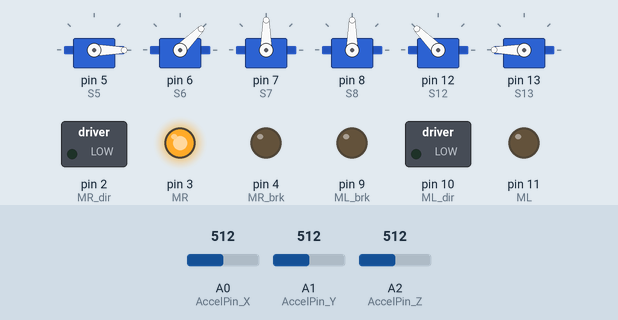
Bench run of a sketch on a simulated Arduino Uno, built with avr-gcc and run on an emulated ATmega328P. Parts: 6 × servo, switched loads named in the sketch (green lamp = pin HIGH), output pins drawn as LEDs (lit = HIGH). The test bench sets the inputs (shaded band); at power-on: A0 (AccelPin_X) = 512, A1 (AccelPin_Y) = 512, A2 (AccelPin_Z) = 512.

Above: at 0.05 s.
At 0.2 s:
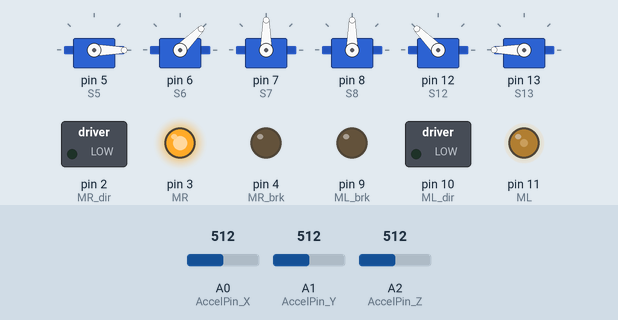
At 0.3 s:
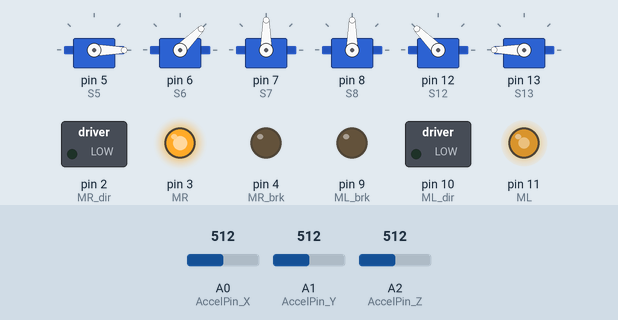
At 0.4 s:
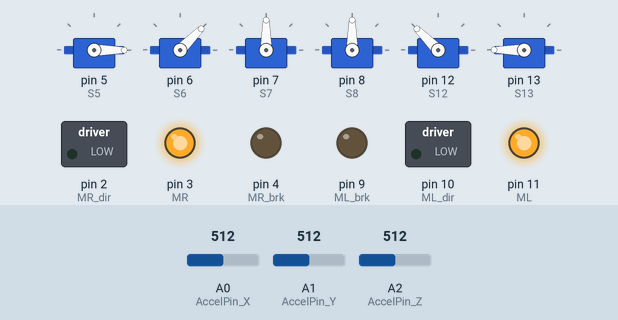
Timing chart, 0 to 3.0 s (numbered marks = the images above):
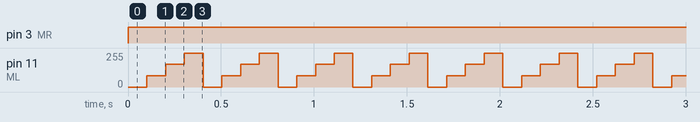

Measured:
- by itself, pin 3 (MR): LOW → HIGH at 0.00 s
- by itself, pin 11 (ML): repeats every 0.40 s: 170/255 0.10 s, 255/255 0.10 s, 0/255 0.10 s, 85/255 0.10 s

The sketch:

TREX_Template.ino
```cpp
/*
 * Servos
 * 5, 6, 7, 8, 12, 13
 *
 * Encoders
 * 5, 6
 *
 * DC Motor 1
 *
 * 11 -   Vcc Gnd
 * 10 -   Cambio de giro
 * 9  -   !Enable BREAK
 *
 * DC Motor 2
 *
 * 3  -   Gnd Vcc
 * 2  -   Cambio de giro
 * 4  -   !Enable BRAKE
 */

//    Servos    //
#include <Servo.h>

Servo S5;   int S5_pos = 0;
Servo S6;   int S6_pos = 45;
Servo S7;   int S7_pos = 90;
Servo S8;   int S8_pos = 90;
Servo S12;  int S12_pos = 135;
Servo S13;  int S13_pos = 180;

//    DC MOTORS   //
const int ML = 11;        const int MR = 3;
const int ML_dir = 10;    const int MR_dir = 2;
const int ML_brk = 9;     const int MR_brk = 4;
int ML_spd = 0;           int MR_spd = 0;

//    ACCELEROMETER   //
const int AccelPin_X = A0;  int Accel_X = 0;
const int AccelPin_Y = A1;  int Accel_Y = 0;
const int AccelPin_Z = A2;  int Accel_Z = 0;

//    VARIABLES   //
int i = 0;
int Byte;

void setup() {
  S5.attach(5);
  S6.attach(6);
  S7.attach(7);
  S8.attach(8);
  S12.attach(12);
  S13.attach(13);

  pinMode(ML, OUTPUT);
  pinMode(ML_dir, OUTPUT);
  pinMode(ML_brk, OUTPUT);
  digitalWrite(ML, LOW);
  digitalWrite(ML_dir, LOW);
  digitalWrite(ML_brk, LOW);

  pinMode(MR, OUTPUT);
  pinMode(MR_dir, OUTPUT);
  pinMode(MR_brk, OUTPUT);
  digitalWrite(MR, LOW);
  digitalWrite(MR_dir, LOW);
  digitalWrite(MR_brk, LOW);

  Serial.begin(9600);
}

void loop() {

  if(i == 4)  i = 0;

  switch(i)
  {
    case 0:
      analogWrite(ML, 0);
      digitalWrite(MR, HIGH);
    break;
    case 1:
      analogWrite(ML, 85);
    break;
    case 2:
      analogWrite(ML, 170);
    break;
    case 3:
      analogWrite(ML, 255);
    break;
  }

  //Serial.println(i);
  i = i + 1;

  S5.write(S5_pos);
  S6.write(S6_pos);
  S7.write(S7_pos);
  S8.write(S8_pos);
  S12.write(S12_pos);
  S13.write(S13_pos);

  Accel_X = analogRead(AccelPin_X);
  Accel_Y = analogRead(AccelPin_Y);
  Accel_Z = analogRead(AccelPin_Z);
  /*  //  Accelerometer test
  Serial.print("||X:");
  Serial.print(Accel_X);
  Serial.print("||Y:");
  Serial.print(Accel_Y);
  Serial.print("||Z:");
  Serial.print(Accel_Z);
  Serial.print("||");
  */
  /*  // Bluetooth test
  if(Serial.available())
  {
    Byte = Serial.read();
    Serial.write(Byte);
  }*/

  delay(100);
}
```
